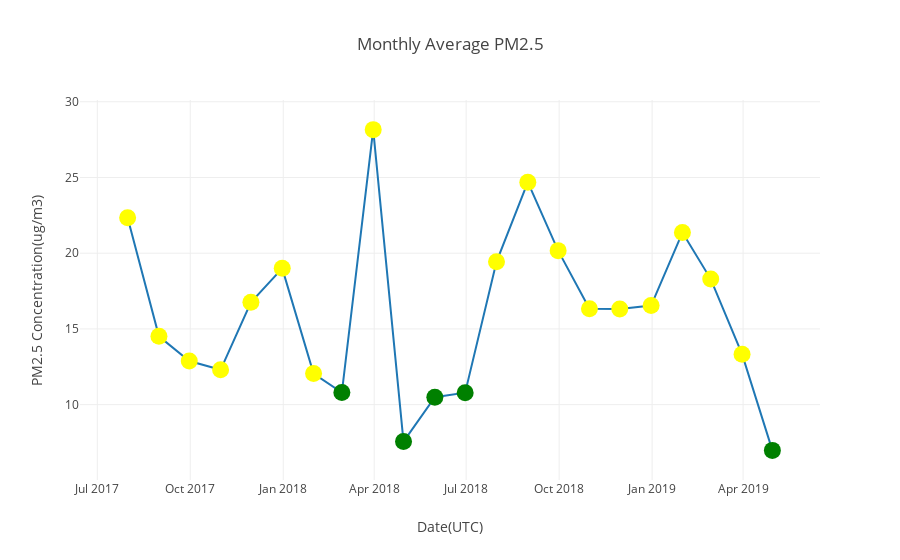

The notebook cell this image was saved under:
### Markdown cell above
### Visualize the monthly pm2.5 concentration

### Code cell
average_monthly_pm25 = monthly_average_airquality_data_concentrations['PM2.5(Ug/m3)'].values
monthly_pm25 = go.Scatter(x=monthly_average_airquality_data_concentrations.index,
                         y = monthly_average_airquality_data_concentrations['PM2.5(Ug/m3)'].values,
                         mode='lines+markers',
                         marker = dict(color=list(map(SetColor, average_monthly_pm25)), size = 17),
                 ) 

layout = go.Layout(title='Monthly Average PM2.5 ', xaxis=dict(title='Date(UTC)'),
                   yaxis=dict(title='PM2.5 Concentration(ug/m3)'))

fig = go.Figure(data=[monthly_pm25], layout=layout)
iplot(fig)
pio.write_image(fig, os.path.join(filepath , 'monthly_average_pm25_concentration.png'))

### Figure 1 — Plotly figure (JSON) as saved in the notebook; plotly's stock layout.template omitted (floating-point values rounded to 4 significant figures)
{"data": [{"marker": {"color": ["yellow", "yellow", "yellow", "yellow", "yellow", "yellow", "yellow", "green", "yellow", "green", "green", "green", "yellow", "yellow", "yellow", "yellow", "yellow", "yellow", "yellow", "yellow", "yellow", "green"], "size": 17}, "mode": "lines+markers", "type": "scatter", "uid": "95672803-fcf6-4d4e-9ada-52822e035203", "x": ["2017-07-31", "2017-08-31", "2017-09-30", "2017-10-31", "2017-11-30", "2017-12-31", "2018-01-31", "2018-02-28", "2018-03-31", "2018-04-30", "2018-05-31", "2018-06-30", "2018-07-31", "2018-08-31", "2018-09-30", "2018-10-31", "2018-11-30", "2018-12-31", "2019-01-31", "2019-02-28", "2019-03-31", "2019-04-30"], "y": [22.34, 14.51, 12.88, 12.3, 16.76, 19, 12.05, 10.8, 28.16, 7.56, 10.49, 10.79, 19.43, 24.69, 20.17, 16.33, 16.32, 16.54, 21.36, 18.29, 13.33, 6.98]}], "layout": {"title": {"text": "Monthly Average PM2.5 "}, "xaxis": {"title": {"text": "Date(UTC)"}}, "yaxis": {"title": {"text": "PM2.5 Concentration(ug/m3)"}}}}
